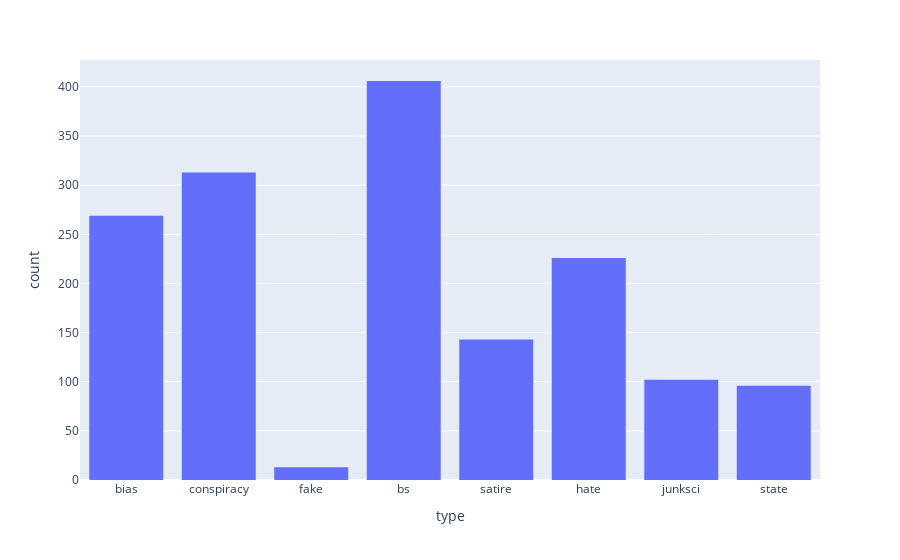

The code cell stored with this chart in its notebook:
### Markdown cell above
Examine distribution or article types.

### Code cell
fig = px.histogram(news, x="type")
fig.show()

### Figure 1 — Plotly figure (JSON) as saved in the notebook; plotly's stock layout.template omitted (floating-point values rounded to 4 significant figures; data arrays with more than 128 entries replaced by an {"elided": "..."} marker saying what was removed)
{"data": [{"alignmentgroup": "True", "bingroup": "x", "hovertemplate": "type=%{x}<br>count=%{y}<extra></extra>", "legendgroup": "", "marker": {"color": "#636efa", "pattern": {"shape": ""}}, "name": "", "offsetgroup": "", "orientation": "v", "showlegend": false, "type": "histogram", "x": {"elided": "1568 str values"}, "xaxis": "x", "yaxis": "y"}], "layout": {"barmode": "relative", "legend": {"tracegroupgap": 0}, "margin": {"t": 60}, "xaxis": {"anchor": "y", "domain": [0, 1], "title": {"text": "type"}}, "yaxis": {"anchor": "x", "domain": [0, 1], "title": {"text": "count"}}}}
